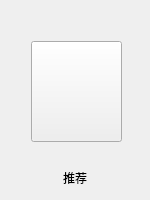
<?xml version="1.0" encoding="UTF-8"?>
<ui version="4.0">
 <class>RecBoxItem</class>
 <widget class="QWidget" name="RecBoxItem">
  <property name="geometry">
   <rect>
    <x>0</x>
    <y>0</y>
    <width>150</width>
    <height>200</height>
   </rect>
  </property>
  <property name="windowTitle">
   <string>Form</string>
  </property>
  <layout class="QVBoxLayout" name="verticalLayout">
   <item>
    <widget class="QWidget" name="musicImageBox" native="true">
     <property name="minimumSize">
      <size>
       <width>0</width>
       <height>150</height>
      </size>
     </property>
     <property name="maximumSize">
      <size>
       <width>16777215</width>
       <height>150</height>
      </size>
     </property>
     <widget class="QLabel" name="recMusicImage">
      <property name="geometry">
       <rect>
        <x>0</x>
        <y>10</y>
        <width>130</width>
        <height>150</height>
       </rect>
      </property>
      <property name="minimumSize">
       <size>
        <width>130</width>
        <height>0</height>
       </size>
      </property>
      <property name="maximumSize">
       <size>
        <width>130</width>
        <height>16777215</height>
       </size>
      </property>
      <property name="styleSheet">
       <string notr="true"/>
      </property>
      <property name="text">
       <string/>
      </property>
     </widget>
     <widget class="QPushButton" name="recMusicBtn">
      <property name="geometry">
       <rect>
        <x>20</x>
        <y>30</y>
        <width>91</width>
        <height>101</height>
       </rect>
      </property>
      <property name="styleSheet">
       <string notr="true">#resMusicBtn
{
	border:none;
}</string>
      </property>
      <property name="text">
       <string/>
      </property>
     </widget>
     <zorder>recMusicBtn</zorder>
     <zorder>recMusicImage</zorder>
    </widget>
   </item>
   <item>
    <widget class="QLabel" name="recBoxItemText">
     <property name="text">
      <string>推荐</string>
     </property>
     <property name="alignment">
      <set>Qt::AlignCenter</set>
     </property>
    </widget>
   </item>
  </layout>
 </widget>
 <resources/>
 <connections/>
</ui>
